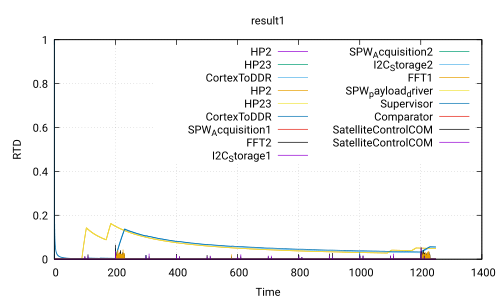

This chart was generated by the following gnuplot code:
 set title 'result1'
 set ylabel 'RTD'
 set xlabel 'Time'
 set grid
 set term pdf
 set output 'Use_case_DoubleCamera_Safety.ATIPPIC.executable200.0_80.0.pdf'
 plot 'Use_case_DoubleCamera_Safety.ATIPPIC.executable200.0_80.0.csv' using 1:2 with lines title 'HP2','Use_case_DoubleCamera_Safety.ATIPPIC.executable200.0_80.0.csv' using 1:3 with lines title 'HP23','Use_case_DoubleCamera_Safety.ATIPPIC.executable200.0_80.0.csv' using 1:4 with lines title 'CortexToDDR','Use_case_DoubleCamera_Safety.ATIPPIC.executable200.0_80.0.csv' using 1:5 with lines title 'HP2','Use_case_DoubleCamera_Safety.ATIPPIC.executable200.0_80.0.csv' using 1:6 with lines title 'HP23','Use_case_DoubleCamera_Safety.ATIPPIC.executable200.0_80.0.csv' using 1:7 with lines title 'CortexToDDR','Use_case_DoubleCamera_Safety.ATIPPIC.executable200.0_80.0.csv' using 1:8 with lines title 'SPW_Acquisition1','Use_case_DoubleCamera_Safety.ATIPPIC.executable200.0_80.0.csv' using 1:9 with lines title 'FFT2','Use_case_DoubleCamera_Safety.ATIPPIC.executable200.0_80.0.csv' using 1:10 with lines title 'I2C_Storage1','Use_case_DoubleCamera_Safety.ATIPPIC.executable200.0_80.0.csv' using 1:11 with lines title 'SPW_Acquisition2','Use_case_DoubleCamera_Safety.ATIPPIC.executable200.0_80.0.csv' using 1:12 with lines title 'I2C_Storage2','Use_case_DoubleCamera_Safety.ATIPPIC.executable200.0_80.0.csv' using 1:13 with lines title 'FFT1','Use_case_DoubleCamera_Safety.ATIPPIC.executable200.0_80.0.csv' using 1:14 with lines title 'SPW_payload_driver','Use_case_DoubleCamera_Safety.ATIPPIC.executable200.0_80.0.csv' using 1:15 with lines title 'Supervisor','Use_case_DoubleCamera_Safety.ATIPPIC.executable200.0_80.0.csv' using 1:16 with lines title 'Comparator','Use_case_DoubleCamera_Safety.ATIPPIC.executable200.0_80.0.csv' using 1:17 with lines title 'SatelliteControlCOM','Use_case_DoubleCamera_Safety.ATIPPIC.executable200.0_80.0.csv' using 1:18 with lines title 'SatelliteControlCOM'
